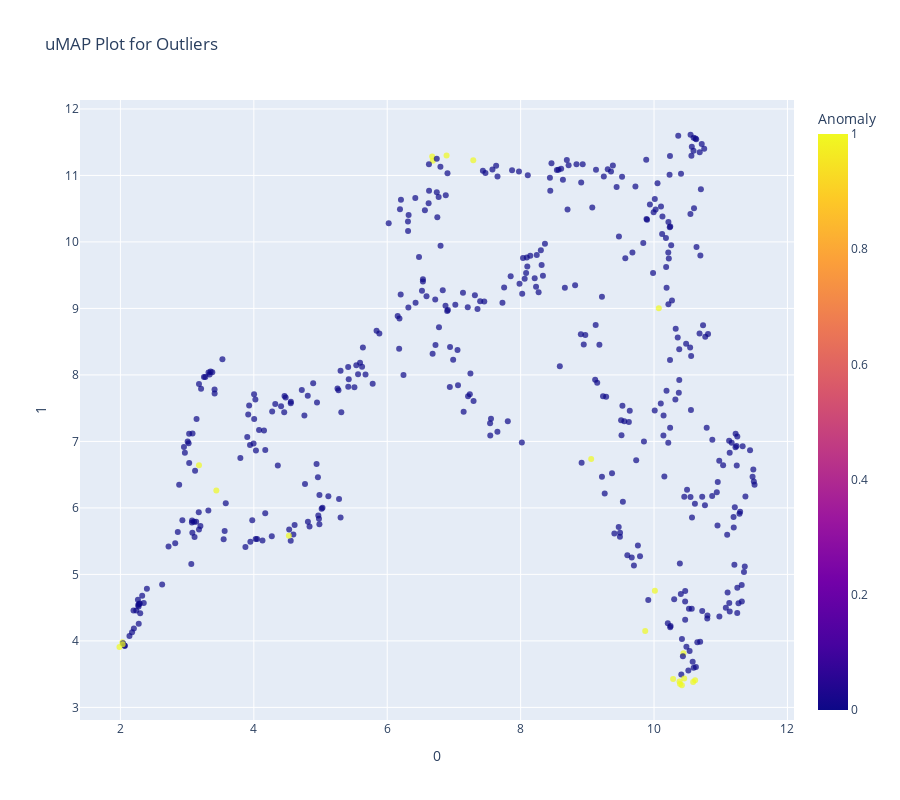

This figure's notebook cell:
### Code cell
plot_model(model, 'umap')

### Figure 1 — Plotly figure (JSON) as saved in the notebook; plotly's stock layout.template omitted (floating-point values rounded to 4 significant figures; data arrays with more than 128 entries replaced by an {"elided": "..."} marker saying what was removed)
{"data": [{"customdata": {"elided": "440x1 str values"}, "hovertemplate": "0=%{x}<br>1=%{y}<br>Feature=%{customdata[0]}<br>Anomaly=%{marker.color}<extra></extra>", "legendgroup": "", "marker": {"color": {"elided": "440 int values"}, "coloraxis": "coloraxis", "opacity": 0.7, "symbol": "circle"}, "mode": "markers", "name": "", "orientation": "v", "showlegend": false, "type": "scatter", "x": {"elided": "440 float values"}, "xaxis": "x", "y": {"elided": "440 float values"}, "yaxis": "y"}], "layout": {"coloraxis": {"colorbar": {"title": {"text": "Anomaly"}}, "colorscale": [[0, "#0d0887"], [0.1111, "#46039f"], [0.2222, "#7201a8"], [0.3333, "#9c179e"], [0.4444, "#bd3786"], [0.5556, "#d8576b"], [0.6667, "#ed7953"], [0.7778, "#fb9f3a"], [0.8889, "#fdca26"], [1, "#f0f921"]]}, "height": 800, "legend": {"tracegroupgap": 0}, "title": {"text": "uMAP Plot for Outliers"}, "width": 900, "xaxis": {"anchor": "y", "autorange": true, "domain": [0, 1], "range": [1.394, 12.1], "title": {"text": "0"}, "type": "linear"}, "yaxis": {"anchor": "x", "autorange": true, "domain": [0, 1], "range": [2.81, 12.13], "title": {"text": "1"}, "type": "linear"}}}
